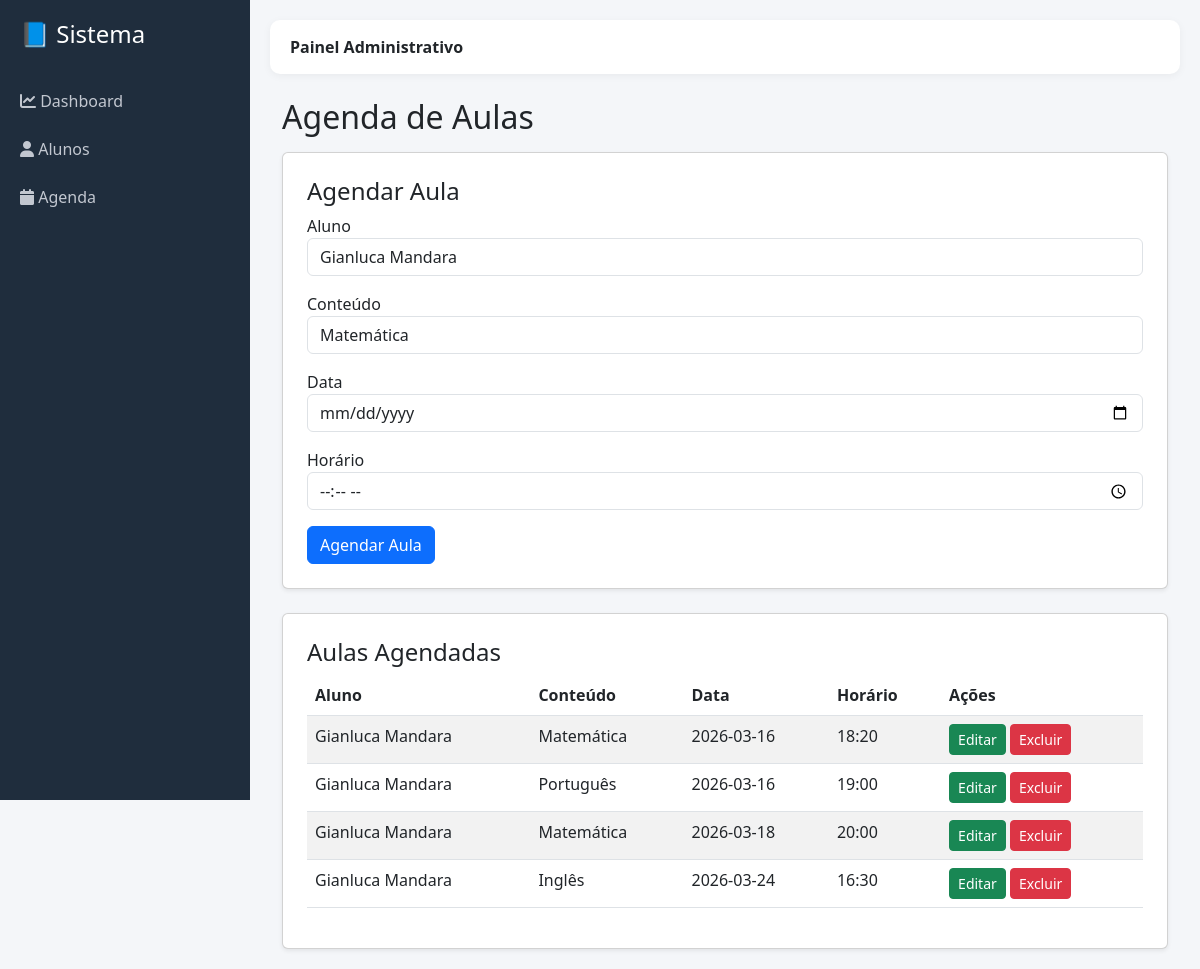
Page /agenda on the earlier database version.
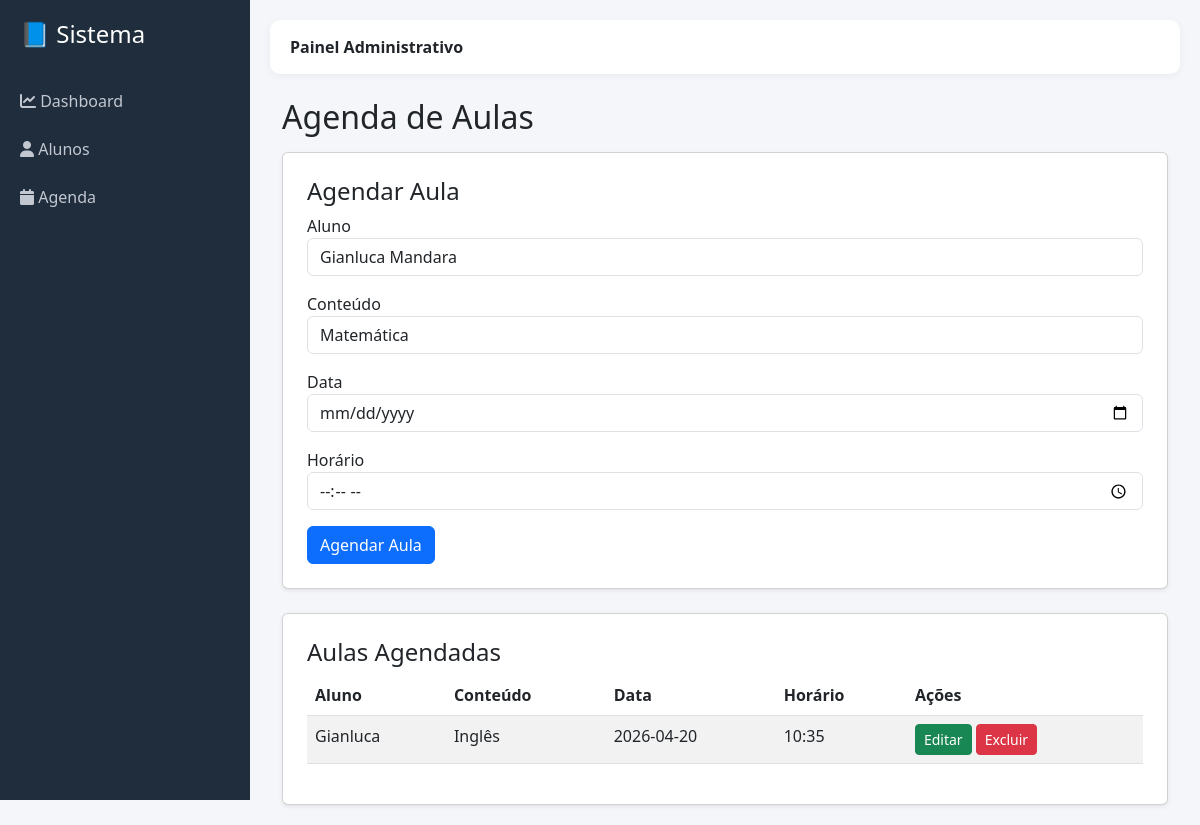
Same page on the later database version.
### tables this page shows
CREATE TABLE aulas (
id INTEGER PRIMARY KEY AUTOINCREMENT,
aluno_id INTEGER,
conteudo_id INTEGER,
data TEXT,
horario TEXT,
observacoes TEXT
);

CREATE TABLE alunos (
id INTEGER PRIMARY KEY AUTOINCREMENT,
nome TEXT,
email TEXT,
telefone TEXT
);

CREATE TABLE conteudos (
id INTEGER PRIMARY KEY AUTOINCREMENT,
titulo TEXT,
descricao TEXT
);

### app.py (the view)
@app.route("/agenda")
def agenda():
    conn = conectar()
    alunos = conn.execute("SELECT id, nome FROM alunos").fetchall()
    conteudos = conn.execute("SELECT id, titulo FROM conteudos").fetchall()
    aulas = conn.execute("""
    SELECT aulas.id, alunos.nome, conteudos.titulo, aulas.data, aulas.horario
    FROM aulas
    JOIN alunos ON aulas.aluno_id = alunos.id
    JOIN conteudos ON aulas.conteudo_id = conteudos.id
    """).fetchall()
    conn.close()
    return render_template("agenda.html", alunos=alunos, conteudos=conteudos, aulas=aulas)

### app.py (called while the page is built)
def conectar():
    caminho = os.path.join(os.path.dirname(__file__), "database", "escola.db")
    conn = sqlite3.connect(caminho)
    conn.row_factory = sqlite3.Row
    return conn

### templates/agenda.html
{% extends "base.html" %}
{% block conteudo %}
<div class="container mt-4">
    <h2 class="mb-3">Agenda de Aulas</h2>
    <div class="card p-4 mb-4 shadow-sm">
        <h4>Agendar Aula</h4>
        <form action="/salvar_aula" method="POST">
            <div class="mb-3">
                <label>Aluno</label>
                <select name="aluno_id" class="form-control" required>
                    {% for aluno in alunos %}
                    <option value="{{ aluno['id'] }}">
                        {{ aluno['nome'] }}
                    </option>
                    {% endfor %}
                </select>
            </div>
            <div class="mb-3">
                <label>Conteúdo</label>
                <select name="conteudo_id" class="form-control" required>
                    {% for conteudo in conteudos %}
                    <option value="{{ conteudo['id'] }}">
                        {{ conteudo['titulo'] }}
                    </option>
                    {% endfor %}
                </select>
            </div>
            <div class="mb-3">
                <label>Data</label>
                <input type="date" name="data" class="form-control" required>
            </div>
            <div class="mb-3">
                <label>Horário</label>
                <input type="time" name="horario" class="form-control" required>
            </div>
            <button class="btn btn-primary">
                Agendar Aula
            </button>
        </form>
    </div>
    <div class="card p-4 shadow-sm">
        <h4>Aulas Agendadas</h4>
        <table class="table table-striped">
            <thead>
                <tr>
                    <th>Aluno</th>
                    <th>Conteúdo</th>
                    <th>Data</th>
                    <th>Horário</th>
                    <th>Ações</th>
                </tr>
            </thead>
            <tbody>
                {% for aula in aulas %}
                <tr>
                    <td>{{ aula['nome'] }}</td>
                    <td>{{ aula['titulo'] }}</td>
                    <td>{{ aula['data'] }}</td>
                    <td>{{ aula['horario'] }}</td>
                    <td>
                        <a href="/editar_aula/{{ aula['id'] }}"
                           class="btn btn-success btn-sm">
                            Editar
                        </a>
                        <a href="/excluir_aula/{{ aula['id'] }}"
                           class="btn btn-danger btn-sm"
                           onclick="return confirm('Excluir aula?')">
                            Excluir
                        </a>
                    </td>
                </tr>
                {% endfor %}
            </tbody>
        </table>
    </div>
</div>
{% endblock %}

### templates/base.html (shortened to what this page needs)
<!DOCTYPE html>
<html lang="pt-BR">
<head>
<link href="https://cdn.jsdelivr.net/npm/bootstrap@5.3.0/dist/css/bootstrap.min.css" rel="stylesheet">
<link rel="stylesheet" href="https://cdnjs.cloudflare.com/ajax/libs/font-awesome/6.5.0/css/all.min.css">
</head>
<body>
<div class="sidebar">
    <h4>📘 Sistema</h4>
    <a href="/"><i class="fa fa-chart-line"></i> Dashboard</a>
    <a href="/alunos"><i class="fa fa-user"></i> Alunos</a>
    <a href="/agenda"><i class="fa fa-calendar"></i> Agenda</a>
</div>
<div class="main">
    <div class="topbar">
        <strong>Painel Administrativo</strong>
    </div>
    {% block conteudo %}
    {% endblock %}
</div>
</body>
</html>

### templates/base.html (style rules this page uses)
body { background:#f4f6f9; }
.sidebar { width:250px; height:100vh; position:fixed; background:#1f2d3d; color:white; }
.sidebar h4 { padding:20px; }
.sidebar a { display:block; color:#c2c7d0; padding:12px 20px; text-decoration:none; }
.main { margin-left:250px; padding:20px; }
.topbar { background:white; padding:15px 20px; border-radius:10px; margin-bottom:20px; box-shadow:0 2px 8px rgba(0,0,0,0.05); }

Differences in the rows shown:
no longer on this page (row unchanged): aulas: nome "Gianluca Mandara", titulo "Matemática", data "2026-03-16", horario "18:20"
no longer on this page (row unchanged): aulas: nome "Gianluca Mandara", titulo "Português", data "2026-03-16", horario "19:00"
no longer on this page (row unchanged): aulas: nome "Gianluca Mandara", titulo "Matemática", data "2026-03-18", horario "20:00"
no longer on this page (row unchanged): aulas: nome "Gianluca Mandara", titulo "Inglês", data "2026-03-24", horario "16:30"
added aulas: nome "Gianluca", titulo "Inglês", data "2026-04-20", horario "10:35"
